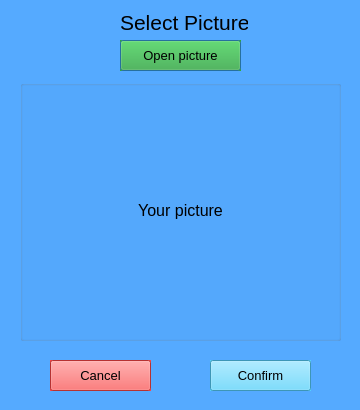
<?xml version="1.0" encoding="UTF-8"?>
<ui version="4.0">
 <class>dialog_SelectPic</class>
 <widget class="QDialog" name="dialog_SelectPic">
  <property name="geometry">
   <rect>
    <x>0</x>
    <y>0</y>
    <width>360</width>
    <height>410</height>
   </rect>
  </property>
  <property name="minimumSize">
   <size>
    <width>360</width>
    <height>410</height>
   </size>
  </property>
  <property name="maximumSize">
   <size>
    <width>360</width>
    <height>410</height>
   </size>
  </property>
  <property name="palette">
   <palette>
    <active>
     <colorrole role="WindowText">
      <brush brushstyle="SolidPattern">
       <color alpha="255">
        <red>0</red>
        <green>0</green>
        <blue>0</blue>
       </color>
      </brush>
     </colorrole>
     <colorrole role="Button">
      <brush brushstyle="SolidPattern">
       <color alpha="255">
        <red>85</red>
        <green>170</green>
        <blue>255</blue>
       </color>
      </brush>
     </colorrole>
     <colorrole role="Window">
      <brush brushstyle="SolidPattern">
       <color alpha="255">
        <red>85</red>
        <green>170</green>
        <blue>255</blue>
       </color>
      </brush>
     </colorrole>
    </active>
    <inactive>
     <colorrole role="WindowText">
      <brush brushstyle="SolidPattern">
       <color alpha="255">
        <red>0</red>
        <green>0</green>
        <blue>0</blue>
       </color>
      </brush>
     </colorrole>
     <colorrole role="Button">
      <brush brushstyle="SolidPattern">
       <color alpha="255">
        <red>85</red>
        <green>170</green>
        <blue>255</blue>
       </color>
      </brush>
     </colorrole>
     <colorrole role="Window">
      <brush brushstyle="SolidPattern">
       <color alpha="255">
        <red>85</red>
        <green>170</green>
        <blue>255</blue>
       </color>
      </brush>
     </colorrole>
    </inactive>
    <disabled>
     <colorrole role="WindowText">
      <brush brushstyle="SolidPattern">
       <color alpha="255">
        <red>42</red>
        <green>85</green>
        <blue>127</blue>
       </color>
      </brush>
     </colorrole>
     <colorrole role="Button">
      <brush brushstyle="SolidPattern">
       <color alpha="255">
        <red>85</red>
        <green>170</green>
        <blue>255</blue>
       </color>
      </brush>
     </colorrole>
     <colorrole role="Window">
      <brush brushstyle="SolidPattern">
       <color alpha="255">
        <red>85</red>
        <green>170</green>
        <blue>255</blue>
       </color>
      </brush>
     </colorrole>
    </disabled>
   </palette>
  </property>
  <property name="windowTitle">
   <string>Select picture</string>
  </property>
  <property name="autoFillBackground">
   <bool>true</bool>
  </property>
  <widget class="QLabel" name="label_SelectPic">
   <property name="geometry">
    <rect>
     <x>120</x>
     <y>10</y>
     <width>128</width>
     <height>25</height>
    </rect>
   </property>
   <property name="font">
    <font>
     <pointsize>16</pointsize>
    </font>
   </property>
   <property name="text">
    <string>Select Picture</string>
   </property>
  </widget>
  <widget class="QPushButton" name="pushButton_OpenPic">
   <property name="geometry">
    <rect>
     <x>120</x>
     <y>40</y>
     <width>121</width>
     <height>31</height>
    </rect>
   </property>
   <property name="palette">
    <palette>
     <active>
      <colorrole role="WindowText">
       <brush brushstyle="SolidPattern">
        <color alpha="255">
         <red>0</red>
         <green>0</green>
         <blue>0</blue>
        </color>
       </brush>
      </colorrole>
      <colorrole role="Button">
       <brush brushstyle="SolidPattern">
        <color alpha="255">
         <red>50</red>
         <green>170</green>
         <blue>50</blue>
        </color>
       </brush>
      </colorrole>
      <colorrole role="Window">
       <brush brushstyle="SolidPattern">
        <color alpha="255">
         <red>50</red>
         <green>170</green>
         <blue>50</blue>
        </color>
       </brush>
      </colorrole>
     </active>
     <inactive>
      <colorrole role="WindowText">
       <brush brushstyle="SolidPattern">
        <color alpha="255">
         <red>0</red>
         <green>0</green>
         <blue>0</blue>
        </color>
       </brush>
      </colorrole>
      <colorrole role="Button">
       <brush brushstyle="SolidPattern">
        <color alpha="255">
         <red>50</red>
         <green>170</green>
         <blue>50</blue>
        </color>
       </brush>
      </colorrole>
      <colorrole role="Window">
       <brush brushstyle="SolidPattern">
        <color alpha="255">
         <red>50</red>
         <green>170</green>
         <blue>50</blue>
        </color>
       </brush>
      </colorrole>
     </inactive>
     <disabled>
      <colorrole role="WindowText">
       <brush brushstyle="SolidPattern">
        <color alpha="255">
         <red>25</red>
         <green>85</green>
         <blue>25</blue>
        </color>
       </brush>
      </colorrole>
      <colorrole role="Button">
       <brush brushstyle="SolidPattern">
        <color alpha="255">
         <red>50</red>
         <green>170</green>
         <blue>50</blue>
        </color>
       </brush>
      </colorrole>
      <colorrole role="Window">
       <brush brushstyle="SolidPattern">
        <color alpha="255">
         <red>50</red>
         <green>170</green>
         <blue>50</blue>
        </color>
       </brush>
      </colorrole>
     </disabled>
    </palette>
   </property>
   <property name="font">
    <font>
     <pointsize>10</pointsize>
    </font>
   </property>
   <property name="autoFillBackground">
    <bool>true</bool>
   </property>
   <property name="text">
    <string>Open picture</string>
   </property>
  </widget>
  <widget class="QGroupBox" name="groupBox_Picture">
   <property name="geometry">
    <rect>
     <x>20</x>
     <y>80</y>
     <width>321</width>
     <height>261</height>
    </rect>
   </property>
   <property name="title">
    <string/>
   </property>
   <widget class="QLabel" name="label_Pic">
    <property name="geometry">
     <rect>
      <x>0</x>
      <y>0</y>
      <width>321</width>
      <height>261</height>
     </rect>
    </property>
    <property name="font">
     <font>
      <pointsize>12</pointsize>
     </font>
    </property>
    <property name="text">
     <string>Your picture</string>
    </property>
    <property name="alignment">
     <set>Qt::AlignCenter</set>
    </property>
   </widget>
  </widget>
  <widget class="QPushButton" name="pushButton_Confirm">
   <property name="geometry">
    <rect>
     <x>210</x>
     <y>360</y>
     <width>101</width>
     <height>31</height>
    </rect>
   </property>
   <property name="palette">
    <palette>
     <active>
      <colorrole role="WindowText">
       <brush brushstyle="SolidPattern">
        <color alpha="255">
         <red>0</red>
         <green>0</green>
         <blue>0</blue>
        </color>
       </brush>
      </colorrole>
      <colorrole role="Button">
       <brush brushstyle="SolidPattern">
        <color alpha="255">
         <red>85</red>
         <green>210</green>
         <blue>255</blue>
        </color>
       </brush>
      </colorrole>
      <colorrole role="Window">
       <brush brushstyle="SolidPattern">
        <color alpha="255">
         <red>85</red>
         <green>210</green>
         <blue>255</blue>
        </color>
       </brush>
      </colorrole>
     </active>
     <inactive>
      <colorrole role="WindowText">
       <brush brushstyle="SolidPattern">
        <color alpha="255">
         <red>0</red>
         <green>0</green>
         <blue>0</blue>
        </color>
       </brush>
      </colorrole>
      <colorrole role="Button">
       <brush brushstyle="SolidPattern">
        <color alpha="255">
         <red>85</red>
         <green>210</green>
         <blue>255</blue>
        </color>
       </brush>
      </colorrole>
      <colorrole role="Window">
       <brush brushstyle="SolidPattern">
        <color alpha="255">
         <red>85</red>
         <green>210</green>
         <blue>255</blue>
        </color>
       </brush>
      </colorrole>
     </inactive>
     <disabled>
      <colorrole role="WindowText">
       <brush brushstyle="SolidPattern">
        <color alpha="255">
         <red>42</red>
         <green>105</green>
         <blue>127</blue>
        </color>
       </brush>
      </colorrole>
      <colorrole role="Button">
       <brush brushstyle="SolidPattern">
        <color alpha="255">
         <red>85</red>
         <green>210</green>
         <blue>255</blue>
        </color>
       </brush>
      </colorrole>
      <colorrole role="Window">
       <brush brushstyle="SolidPattern">
        <color alpha="255">
         <red>85</red>
         <green>210</green>
         <blue>255</blue>
        </color>
       </brush>
      </colorrole>
     </disabled>
    </palette>
   </property>
   <property name="font">
    <font>
     <pointsize>10</pointsize>
    </font>
   </property>
   <property name="autoFillBackground">
    <bool>true</bool>
   </property>
   <property name="text">
    <string>Confirm</string>
   </property>
  </widget>
  <widget class="QPushButton" name="pushButton_Cancel">
   <property name="geometry">
    <rect>
     <x>50</x>
     <y>360</y>
     <width>101</width>
     <height>31</height>
    </rect>
   </property>
   <property name="palette">
    <palette>
     <active>
      <colorrole role="WindowText">
       <brush brushstyle="SolidPattern">
        <color alpha="255">
         <red>0</red>
         <green>0</green>
         <blue>0</blue>
        </color>
       </brush>
      </colorrole>
      <colorrole role="Button">
       <brush brushstyle="SolidPattern">
        <color alpha="255">
         <red>255</red>
         <green>70</green>
         <blue>70</blue>
        </color>
       </brush>
      </colorrole>
      <colorrole role="Window">
       <brush brushstyle="SolidPattern">
        <color alpha="255">
         <red>255</red>
         <green>70</green>
         <blue>70</blue>
        </color>
       </brush>
      </colorrole>
     </active>
     <inactive>
      <colorrole role="WindowText">
       <brush brushstyle="SolidPattern">
        <color alpha="255">
         <red>0</red>
         <green>0</green>
         <blue>0</blue>
        </color>
       </brush>
      </colorrole>
      <colorrole role="Button">
       <brush brushstyle="SolidPattern">
        <color alpha="255">
         <red>255</red>
         <green>70</green>
         <blue>70</blue>
        </color>
       </brush>
      </colorrole>
      <colorrole role="Window">
       <brush brushstyle="SolidPattern">
        <color alpha="255">
         <red>255</red>
         <green>70</green>
         <blue>70</blue>
        </color>
       </brush>
      </colorrole>
     </inactive>
     <disabled>
      <colorrole role="WindowText">
       <brush brushstyle="SolidPattern">
        <color alpha="255">
         <red>127</red>
         <green>35</green>
         <blue>35</blue>
        </color>
       </brush>
      </colorrole>
      <colorrole role="Button">
       <brush brushstyle="SolidPattern">
        <color alpha="255">
         <red>255</red>
         <green>70</green>
         <blue>70</blue>
        </color>
       </brush>
      </colorrole>
      <colorrole role="Window">
       <brush brushstyle="SolidPattern">
        <color alpha="255">
         <red>255</red>
         <green>70</green>
         <blue>70</blue>
        </color>
       </brush>
      </colorrole>
     </disabled>
    </palette>
   </property>
   <property name="font">
    <font>
     <pointsize>10</pointsize>
    </font>
   </property>
   <property name="autoFillBackground">
    <bool>true</bool>
   </property>
   <property name="text">
    <string>Cancel</string>
   </property>
  </widget>
 </widget>
 <resources/>
 <connections/>
</ui>
